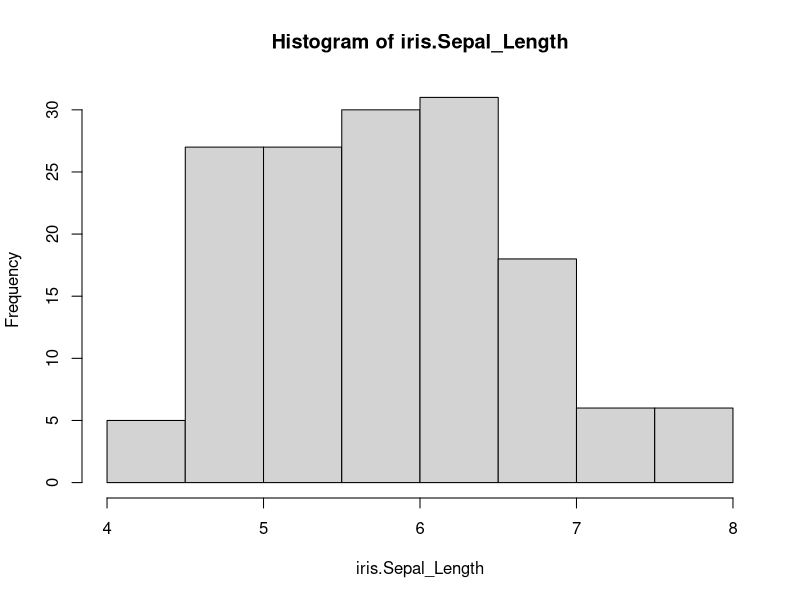
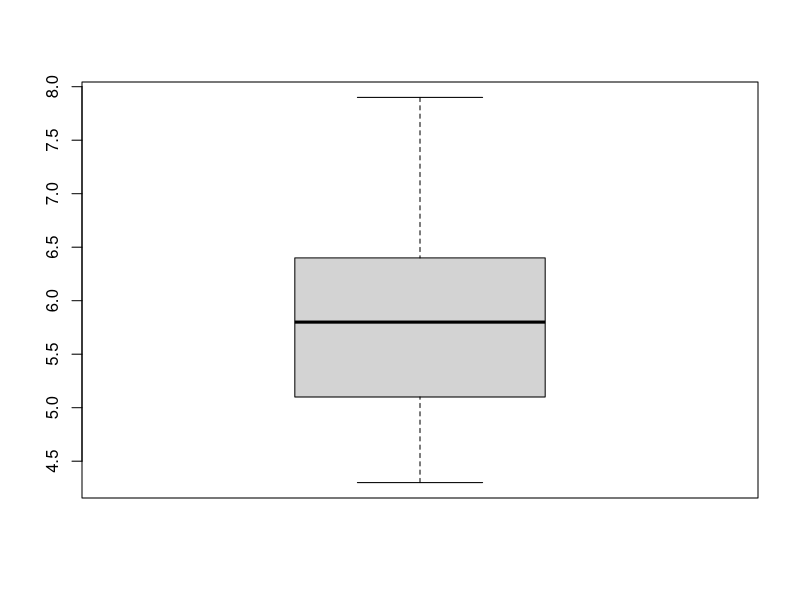

These figures' R source, in order: (Note: this script raises an error after producing the figures.)
# サンプルデータで統計量を見てみる
# アヤメの花のデータセットを使う
# データの読み込み
data(iris)
# データを見てみる
View(iris)
# 統計量を出す
summary(iris)
# ヒストグラム
iris.Sepal_Length <- iris[, "Sepal.Length"]
hist(iris.Sepal_Length)
# 箱ひげ図
boxplot(iris.Sepal_Length)
# 散布図
# がくの長さと幅の関係を見る
iris.Sepal_Width <- iris(, "Sepal.Width")
iris.Sepal_Width <- iris[, "Sepal.Width"]
plot(iris.Sepal_Length, iris.Sepal_Width, main = "がくの長さと幅の関係")
# 散布図行列
# パッケージをインストール
# 初回のみパッケージをインストール
# install.packages(psych)
# ライブラリの読み込み
library(psych)
# 散布図行列の描画
pairs.panels(iris, smooth=TRUE, density=TRUE, ellipses=TRUE, scale=TRUE)
